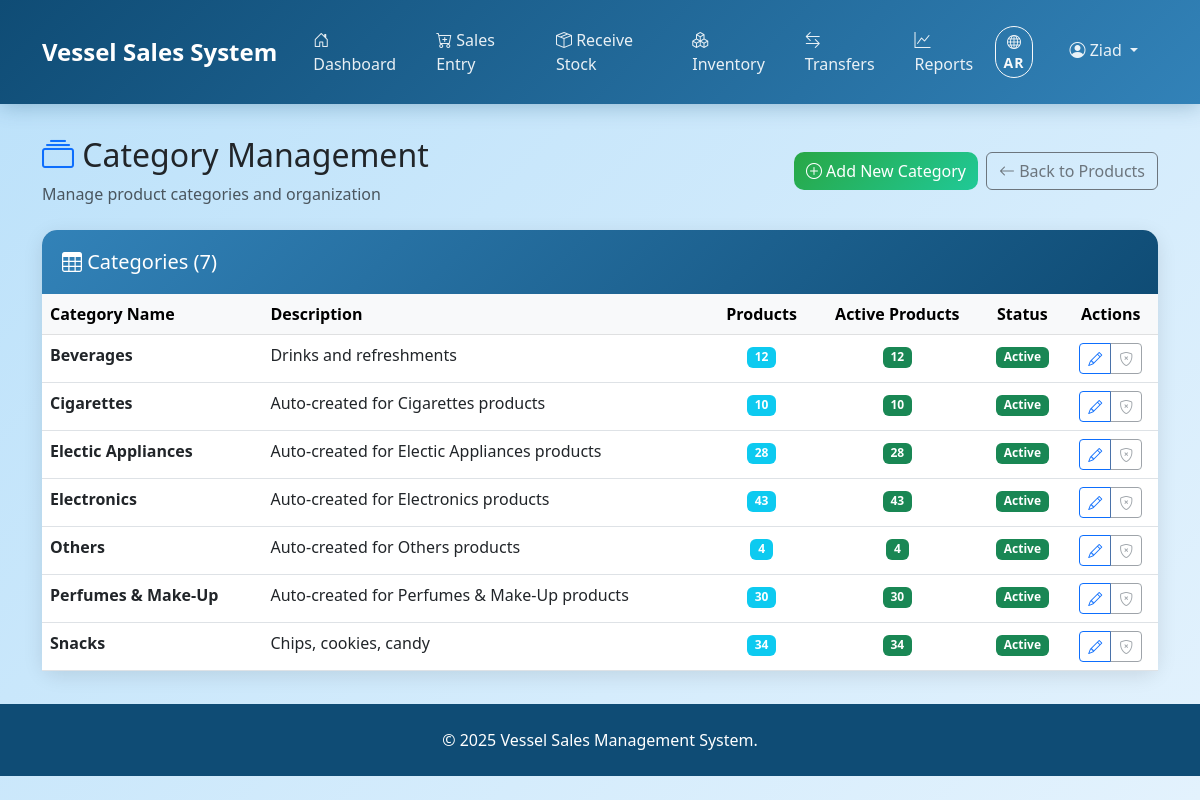
The app's page /categories/manage/ (signed in) with its own data.
### products/models.py (models this page shows, shortened)
class Category(models.Model):
    name = models.CharField(max_length=50, unique=True)
    description = models.TextField(blank=True)
    active = models.BooleanField(default=True)
    class Meta:
        ordering = ['name']
        verbose_name_plural = 'Categories'
        indexes = [
            models.Index(fields=['active'], name='category_active_idx'),
        ]

### frontend/category_views.py (the view)
# urls.py: path('categories/manage/', category_views.category_management, name='category_management'),
@login_required
@user_passes_test(is_admin_or_manager)
def category_management(request):
    categories = Category.objects.annotate(
        product_count=Count('product'),
        active_product_count=Count('product', filter=Q(product__active=True))
    ).order_by('name')
    context = {
        'categories': categories,
    }
    return render(request, 'frontend/category_management.html', context)

### frontend/context_processors.py (called while the page is built)
def language_context(request):
    current_language = request.session.get('preferred_language', 'en')
    is_rtl = current_language == 'ar'
    return {
        'CURRENT_LANGUAGE': current_language,
        'IS_RTL': is_rtl,
        'LANGUAGE_DIRECTION': 'rtl' if is_rtl else 'ltr',
        'AVAILABLE_LANGUAGES': [
            {'code': 'en', 'name': 'English', 'native': 'English'},
            {'code': 'ar', 'name': 'Arabic', 'native': 'العربية'},
        ]
    }

### frontend/permissions.py (called while the page is built, shortened)
def get_user_role(user):
    if not user.is_authenticated:
        return None
    if user.is_superuser:
        return UserRoles.SUPERUSER

def has_role(user, required_roles):
    if not user.is_authenticated:
        return False
    if user.is_superuser:
        return True
    if isinstance(required_roles, str):
        required_roles = [required_roles]
    user_groups = set(user.groups.values_list('name', flat=True))
    required_groups = set(required_roles)
    return bool(user_groups.intersection(required_groups))

def is_superuser_only(user):
    return user.is_authenticated and user.is_superuser

def is_admin_or_manager(user):
    return user.is_authenticated and (
        user.is_superuser or
        user.groups.filter(name__in=[UserRoles.ADMINISTRATORS, UserRoles.MANAGERS]).exists()
    )

def can_access_operations(user):
    return has_role(user, [
        UserRoles.ADMINISTRATORS,
        UserRoles.VESSEL_OPERATORS
    ])

def can_access_reports(user):
    return has_role(user, [
        UserRoles.ADMINISTRATORS,
        UserRoles.MANAGERS,
        UserRoles.INVENTORY_STAFF
    ])

def can_access_inventory(user):
    return user.is_authenticated  # All authenticated users can view inventory

def can_add_products(user):
    return has_role(user, [UserRoles.ADMINISTRATORS, UserRoles.MANAGERS])

def can_view_financials(user):
    return has_role(user, [UserRoles.ADMINISTRATORS, UserRoles.MANAGERS])

def can_edit_selling_prices(user):
    return has_role(user, [UserRoles.ADMINISTRATORS, UserRoles.MANAGERS])

def can_access_system_setup(user):
    return user.is_authenticated and user.is_superuser

### templates/frontend/category_management.html (shortened to what this page needs)
{% extends 'frontend/base.html' %}
{% block content %}
<div class="row mb-4">
    <div class="col-12">
        <div class="d-flex justify-content-between align-items-center">
            <div>
                <h2>
                    <i class="bi bi-collection text-primary"></i>
                    <span data-translate="category_management">Category Management</span>
                </h2>
                <p class="text-muted mb-0"><span data-translate="manage_product_categories">Manage product categories and organization</span></p>
            </div>
            <div class="d-flex gap-2">
                <button class="btn btn-success" onclick="showCreateCategoryModal()">
                    <i class="bi bi-plus-circle"></i> <span data-translate="add_new_category">Add New Category</span>
                </button>
                <a href="{% url 'frontend:product_management' %}" class="btn btn-outline-secondary">
                    <i class="bi bi-arrow-left"></i> <span data-translate="back_to_products">Back to Products</span>
                </a>
            </div>
        </div>
    </div>
</div>
<div class="row">
    <div class="col-12">
        <div class="card">
            <div class="card-header">
                <h5 class="mb-0">
                    <i class="bi bi-table"></i> <span data-translate="categories">Categories</span>
                    (<span dir="ltr" data-number data-original="{{ categories|length }}">{{ categories|length }}</span>)
                </h5>
            </div>
            <div class="card-body p-0">
                <div class="table-responsive">
                    <table class="table table-hover mb-0">
                        <thead class="table-light">
                            <tr>
                                <th><span data-translate="category_name">Category Name</span></th>
                                <th><span data-translate="description">Description</span></th>
                                <th class="text-center"><span data-translate="products_count">Products</span></th>
                                <th class="text-center"><span data-translate="active_products">Active Products</span></th>
                                <th class="text-center"><span data-translate="status">Status</span></th>
                                <th class="text-center"><span data-translate="actions">Actions</span></th>
                            </tr>
                        </thead>
                        <tbody>
                            {% for category in categories %}
                            <tr>
                                <td>
                                    <strong>{{ category.name }}</strong>
                                </td>
                                <td>
                                    {% if category.description %}
                                        {{ category.description|truncatechars:50 }}
                                    {% else %}
                                        <span class="text-muted"><span data-translate="no_description">No description</span></span>
                                    {% endif %}
                                </td>
                                <td class="text-center">
                                    <span class="badge bg-info" data-number data-original="{{ category.product_count }}">{{ category.product_count }}</span>
                                </td>
                                <td class="text-center">
                                    <span class="badge bg-success" data-number data-original="{{ category.active_product_count }}">{{ category.active_product_count }}</span>
                                </td>
                                <td class="text-center">
                                    {% if category.active %}
                                    <span class="badge bg-success"><span data-translate="active">Active</span></span>
                                    {% else %}
                                    <span class="badge bg-secondary"><span data-translate="inactive">Inactive</span></span>
                                    {% endif %}
                                </td>
                                <td class="text-center">
                                    <div class="btn-group btn-group-sm">
                                        <button class="btn btn-outline-primary" onclick="editCategory({{ category.id }}, '{{ category.name|escapejs }}', '{{ category.description|escapejs }}', {{ category.active|yesno:'true,false' }})"
                                                data-translate-title="edit_category">
                                            <i class="bi bi-pencil"></i>
                                        </button>
                                        {% if category.product_count == 0 %}
                                        <button class="btn btn-outline-danger" onclick="deleteCategory({{ category.id }}, '{{ category.name|escapejs }}')"
                                                data-translate-title="delete_category">
                                            <i class="bi bi-trash"></i>
                                        </button>
                                        {% else %}
                                        <button class="btn btn-outline-secondary" disabled title="Cannot delete category with products">
                                            <i class="bi bi-shield-x"></i>
                                        </button>
                                        {% endif %}
                                    </div>
                                </td>
                            </tr>
                            {% endfor %}
                        </tbody>
                    </table>
                </div>
            </div>
        </div>
    </div>
</div>
{% endblock %}

### templates/frontend/base.html (shortened to what this page needs)
<!DOCTYPE html>
<html lang="{{ CURRENT_LANGUAGE }}" dir="{{ LANGUAGE_DIRECTION }}">
<head>
    <link href="https://cdn.jsdelivr.net/npm/bootstrap@5.3.0/dist/css/bootstrap.min.css" rel="stylesheet">
    <link href="https://cdn.jsdelivr.net/npm/bootstrap-icons@1.10.0/font/bootstrap-icons.css" rel="stylesheet">
    {% load static %}
    <link href="{% static 'frontend/css/core/variables.css' %}" rel="stylesheet">
    <link href="{% static 'frontend/css/core/base.css' %}" rel="stylesheet">
    <link href="{% static 'frontend/css/core/components.css' %}" rel="stylesheet">
    <link href="{% static 'frontend/css/layout/navigation.css' %}" rel="stylesheet">
    <link href="{% static 'frontend/css/responsive/mobile.css' %}" rel="stylesheet">
    <link href="{% static 'frontend/css/base_styles.css' %}" rel="stylesheet">
</head>
<body>
    <nav class="navbar navbar-expand-lg">
        <div class="container">
            <a class="navbar-brand" href="{% url 'frontend:dashboard' %}">
                 Vessel Sales System
            </a>
            <div class="collapse navbar-collapse" id="navbarNav">
                <ul class="navbar-nav" id="mainNavItems">
                    <li class="nav-item">
                        <a class="nav-link {% if request.resolver_match.url_name == 'dashboard' %}active{% endif %}"
                           href="{% url 'frontend:dashboard' %}">
                            <i class="bi bi-house-door"></i> <span data-translate="dashboard">Dashboard</span>
                        </a>
                    </li>
                    {% if user_permissions.can_access_operations %}
                    <li class="nav-item">
                        <a class="nav-link {% if request.resolver_match.url_name == 'sales_entry' %}active{% endif %}"
                           href="{% url 'frontend:sales_entry' %}">
                            <i class="bi bi-cart-plus"></i> <span data-translate="sales_entry">Sales Entry</span>
                        </a>
                    </li>
                    {% endif %}
                    {% if user_permissions.can_access_operations %}
                    <li class="nav-item">
                        <a class="nav-link {% if request.resolver_match.url_name == 'supply_entry' %}active{% endif %}"
                        href="{% url 'frontend:supply_entry' %}">
                            <i class="bi bi-box-seam"></i> <span data-translate="receive_stock">Receive Stock</span>
                        </a>
                    </li>
                    {% endif %}
                    {% if user_permissions.can_access_inventory %}
                    <li class="nav-item">
                        <a class="nav-link {% if request.resolver_match.url_name == 'inventory_check' %}active{% endif %}"
                           href="{% url 'frontend:inventory_check' %}">
                            <i class="bi bi-boxes"></i> <span data-translate="inventory">Inventory</span>
                        </a>
                    </li>
                    {% endif %}
                    {% if user_permissions.can_access_operations %}
                    <li class="nav-item">
                        <a class="nav-link {% if request.resolver_match.url_name == 'transfer_entry' %}active{% endif %}"
                           href="{% url 'frontend:transfer_entry' %}">
                            <i class="bi bi-arrow-left-right"></i> <span data-translate="transfers">Transfers</span>
                        </a>
                    </li>
                    {% endif %}
                    {% if user_permissions.can_access_reports %}
                    <li class="nav-item">
                        <a class="nav-link {% if 'reports' in request.resolver_match.url_name %}active{% endif %}"
                           href="{% url 'frontend:reports_dashboard' %}">
                            <i class="bi bi-graph-up"></i> <span data-translate="reports">Reports</span>
                        </a>
                    </li>
                    {% endif %}
                </ul>
                <ul class="navbar-nav" id="userNavItems">
                    <li class="nav-item">
                        <button class="btn btn-outline-light btn-sm me-3" id="languageToggle" onclick="toggleLanguage()">
                            <i class="bi bi-globe"></i>
                            <span id="currentLangText">AR</span>
                        </button>
                    </li>
                    <li class="nav-item dropdown">
                        <a class="nav-link dropdown-toggle" href="#" id="navbarDropdown" role="button" data-bs-toggle="dropdown">
                            <i class="bi bi-person-circle"></i> {{ user.username }}
                        </a>
                    </li>
                </ul>
            </div>
        </div>
    </nav>
    <div class="main-content">
        <div class="container">
            {% block content %}{% endblock %}
        </div>
    </div>
    <footer class="footer">
        <div class="container">
            <p class="mb-0">&copy; 2025 Vessel Sales Management System.</p>
        </div>
    </footer>
</body>
</html>

### frontend/static/frontend/css/core/variables.css (style rules this page uses)
:root { --primary-blue: #0f4c75; --secondary-blue: #3282b8; --accent-blue: #bbe1fa; --success-green: #28a745; --warning-orange: #fd7e14; --danger-red: #dc3545; --light-gray: #f8f9fa; --dark-gray: #6c757d; }

### frontend/static/frontend/css/core/base.css (style rules this page uses)
body { font-family: 'Segoe UI', Tahoma, Geneva, Verdana, sans-serif; background: linear-gradient(135deg, var(--accent-blue) 0%, #e3f2fd 100%); min-height: 100vh; }
.main-content { padding: 2rem 0; min-height: calc(100vh - 200px); }
.footer { background: var(--primary-blue); color: white; text-align: center; padding: 1.5rem 0; margin-top: auto; }

### frontend/static/frontend/css/core/components.css (style rules this page uses)
.card { border: none; border-radius: 15px; box-shadow: 0 5px 20px rgba(0, 0, 0, 0.1); transition: all 0.3s ease; background: white; }
.card-header { border-radius: 15px 15px 0 0 !important; background: linear-gradient(135deg, var(--secondary-blue) 0%, var(--primary-blue) 100%); color: white; border: none; padding: 1.25rem; }
.btn-success { background: linear-gradient(135deg, var(--success-green) 0%, #20c997 100%); border: none; border-radius: 10px; transition: all 0.3s ease; }

### frontend/static/frontend/css/layout/navigation.css (style rules this page uses)
.navbar { background: linear-gradient(135deg, var(--primary-blue) 0%, var(--secondary-blue) 100%); box-shadow: 0 2px 20px rgba(15, 76, 117, 0.3); padding: 1rem 0; }
.navbar-brand { font-weight: bold; font-size: 1.5rem; color: white !important; }
.nav-link { color: rgba(255, 255, 255, 0.9) !important; font-weight: 500; padding: 0.75rem 1rem !important; border-radius: 8px; margin: 0 0.25rem; transition: all 0.3s ease; }
#languageToggle { border-radius: 20px; transition: all 0.3s ease; font-weight: 500; }
#currentLangText { font-weight: bold; letter-spacing: 1px; }

### frontend/static/frontend/css/base_styles.css (style rules this page uses)
.table-responsive { z-index: 1010; }
.table-hover tbody tr { cursor: pointer; transition: all 0.2s ease; }

### records on screen
Category: name "Beverages", description "Drinks and refreshments", product_count "12", active_product_count "12", active "Active"
Category: name "Cigarettes", description "Auto-created for Cigarettes products", product_count "10", active_product_count "10", active "Active"
Category: name "Electic Appliances", description "Auto-created for Electic Appliances products", product_count "28", active_product_count "28", active "Active"
Category: name "Electronics", description "Auto-created for Electronics products", product_count "43", active_product_count "43", active "Active"
Category: name "Others", description "Auto-created for Others products", product_count "4", active_product_count "4", active "Active"
Category: name "Perfumes & Make-Up", description "Auto-created for Perfumes & Make-Up products", product_count "30", active_product_count "30", active "Active"
Category: name "Snacks", description "Chips, cookies, candy", product_count "34", active_product_count "34", active "Active"

### other values on screen
{{ user.username }} "Ziad"
{{ categories|length }} "7"
